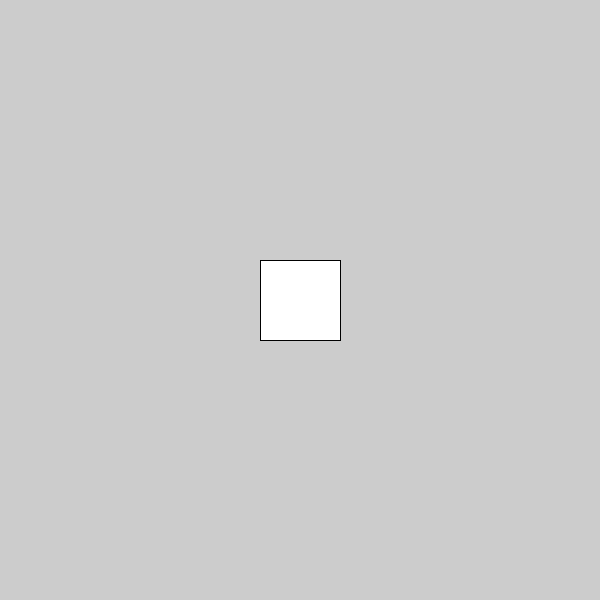
Frame 1 (no input)
Frame 60 (the mouse pressed at the canvas centre just before this capture): identical to frame 1, image omitted
Frame 120 (the mouse held since frame 60 and released just before this capture): identical to frame 1, image omitted

The Processing sketch that drew this single still picture (run headless with seeded random() and noise(); from frame 60 on, the mouse is pressed at the canvas centre):

// Processing sketch: QUESTAO01
// ── QUESTAO01.pde
int lar, alt;

void setup(){
  size(600,600);
  lar = 80;
  alt = 80;
}
void draw(){
  rect(height/2 - 40, width/2 - 40, lar, alt);
}
